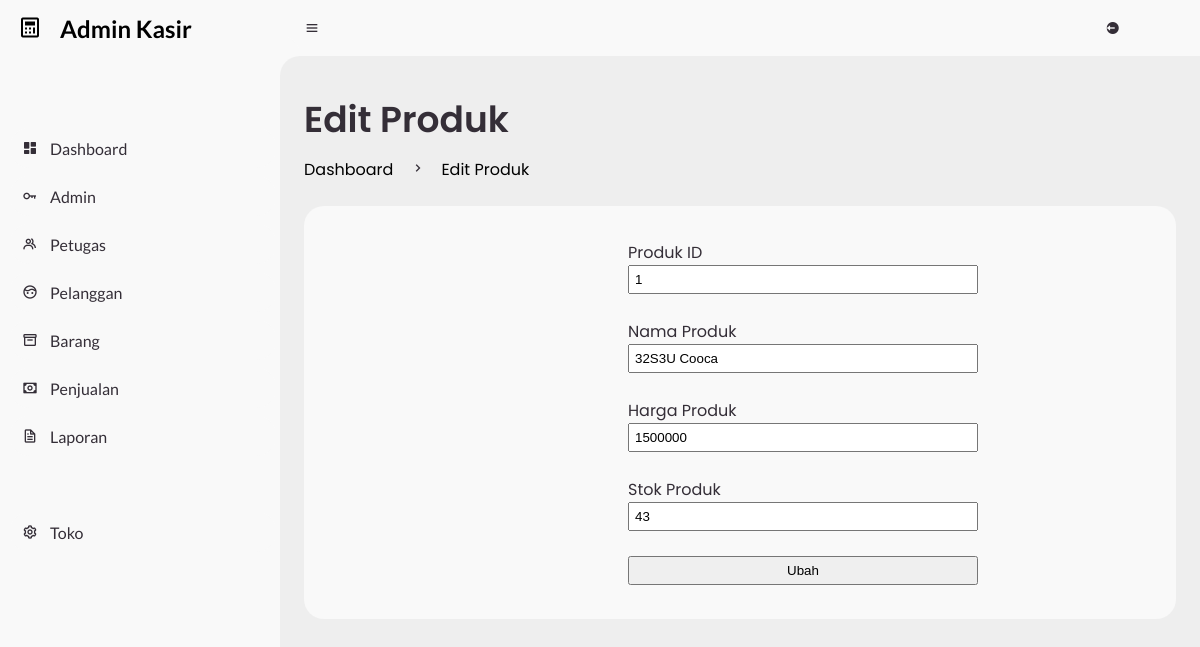
The app's page /admin/?page=produk/edit&produkid=1 (signed in) with its own data.
### tables this page shows
CREATE TABLE `produk` (
  `produkID` int(11) NOT NULL,
  `nama_produk` varchar(200) NOT NULL,
  `harga` decimal(10,0) NOT NULL,
  `stok` int(11) NOT NULL
);

### admin/produk/edit.php (the view, shortened to what this page needs)
<?php
$id = $_GET['produkid'];
$edit_ini = mysqli_query($koneksi, "SELECT * FROM produk WHERE produkID ='$id'");
?>
<main>
    <div class="head-title">
        <div class="left">
            <h1>Edit Produk</h1>
            <ul class="breadcrumb">
                <li>
                    <a href="?page=dashboard" class="active">Dashboard</a>
                </li>
                <li><i class='bx bx-chevron-right'></i></li>
                <li>
                    <a class="active" href="#">Edit Produk</a>
                </li>
            </ul>
        </div>
    </div>
    <div class="table-data">
        <div class="order">
            <div class="form-edit">
                <form action="produk/aksi_edit.php" method="post">
                    <?php while ($edit_data_produk = mysqli_fetch_array($edit_ini)) { ?>
                        <label>Produk ID</label><br>
                        <input type="text" name="edit_id" value="<?php echo $edit_data_produk['produkID'] ?>" readonly><br><br>
                        <label for="edit_nama">Nama Produk</label><br>
                        <input type="text" name="edit_nama" id="edit_nama" value="<?php echo $edit_data_produk['nama_produk']; ?>"><br><br>
                        <label for="edit_harga">Harga Produk</label><br>
                        <input type="number" name="edit_harga" id="edit_harga" value="<?php echo $edit_data_produk['harga']; ?>"><br><br>
                        <label for="edit_stok">Stok Produk</label><br>
                        <input type="number" name="edit_stok" id="edit_stok" value="<?php echo $edit_data_produk['stok']; ?>"><br><br>
                        <input type="submit" value="Ubah" name="edit_data">
                    <?php } ?>
                </form>
            </div>
        </div>
    </div>
</main>

### css/style.css (style rules this page uses)
* { margin: 0; padding: 0; box-sizing: border-box; }
a { text-decoration: none; }
li { list-style: none; }
:root { --poppins: 'Poppins', sans-serif; --lato: 'Lato', sans-serif; --light: #F9F9F9; --blue: black; --light-blue: #CFE8FF; --grey: #eee; --dark-grey: #AAAAAA; --dark: #342E37; --red: #DB504A; --yellow: #FFCE26; --light-yellow: #FFF2C6; --orange: #FD7238; --light-orange: #FFE0D3; --green: #08ca42; --dark-green: #074e1c; }
html { overflow-x: hidden; }
body { background: var(--grey); overflow-x: hidden; }
#content main { width: 100%; padding: 36px 24px; font-family: var(--poppins); max-height: calc(100vh - 56px); overflow-y: auto; }
#content main .head-title { display: flex; align-items: center; justify-content: space-between; grid-gap: 16px; flex-wrap: wrap; }
#content main .head-title .left h1 { font-size: 36px; font-weight: 600; margin-bottom: 10px; color: var(--dark); }
#content main .head-title .left .breadcrumb { display: flex; align-items: center; grid-gap: 16px; }
#content main .head-title .left .breadcrumb li { color: var(--dark); }
#content main .head-title .left .breadcrumb li a { color: var(--dark-grey); pointer-events: none; }
#content main .head-title .left .breadcrumb li a.active { color: var(--blue); pointer-events: unset; }
#content main .table-data { display: flex; flex-wrap: wrap; grid-gap: 24px; margin-top: 24px; width: 100%; color: var(--dark); }
#content main .table-data>div { border-radius: 20px; background: var(--light); padding: 24px; overflow-x: auto; }
#content main .table-data .order { flex-grow: 1; flex-basis: 500px; }
main form select, main form input { width: 130px; padding: 5px; }

### admin/produk/edit.php (style rules this page uses)
.table-data .order .form-edit { margin: 10px 300px; }
.table-data .order .form-edit input { width: 350px; }

### records on screen
produk: edit_id "1", edit_nama "32S3U Cooca", edit_harga "1500000", edit_stok "43"
